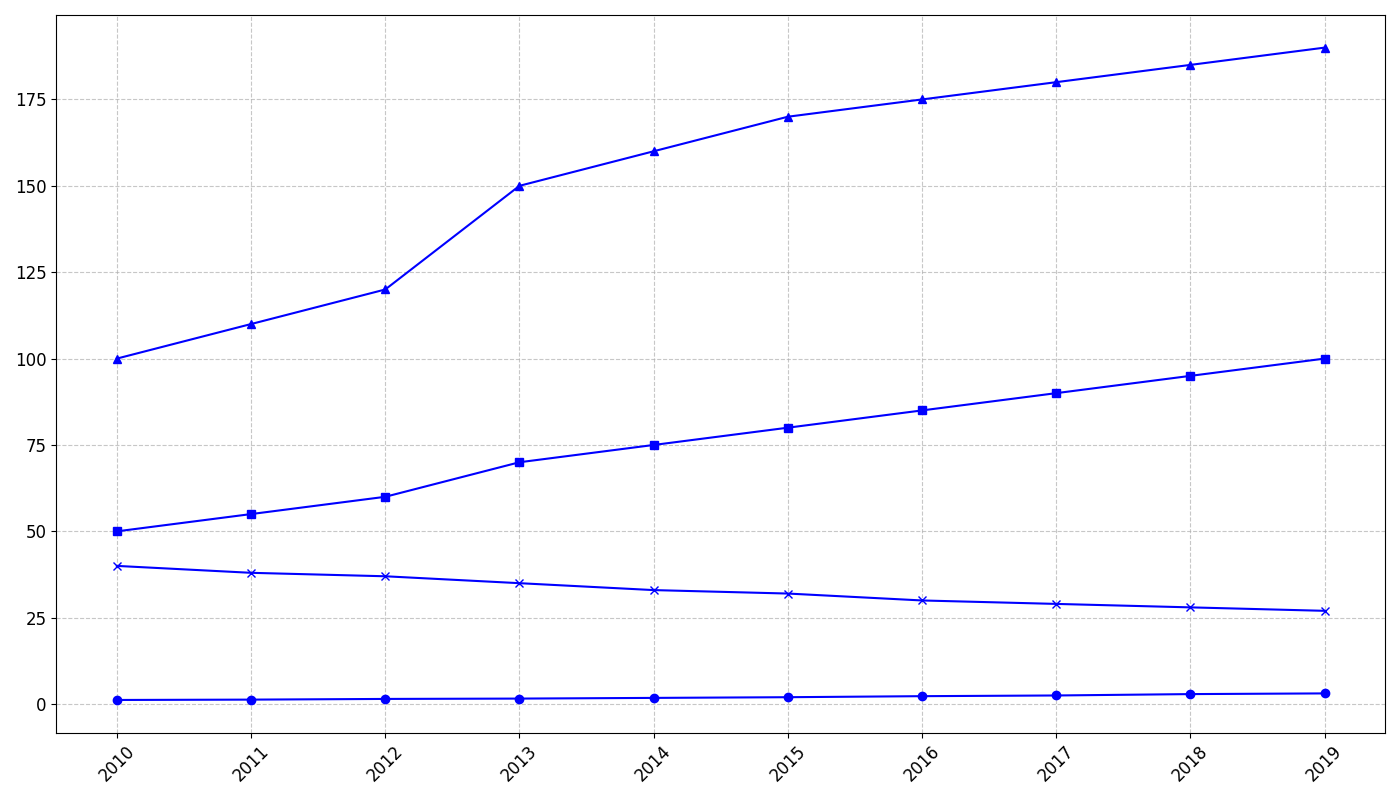

This figure's Python source:
import matplotlib.pyplot as plt
import numpy as np

years = np.arange(2010, 2020)

residential_population = [1.2, 1.3, 1.5, 1.6, 1.8, 2.0, 2.3, 2.5, 2.9, 3.1]
green_space = [50, 55, 60, 70, 75, 80, 85, 90, 95, 100]  # in square kilometers
public_transport_usage = [100, 110, 120, 150, 160, 170, 175, 180, 185, 190]  # in millions of rides/year
average_commute_time = [40, 38, 37, 35, 33, 32, 30, 29, 28, 27]  # in minutes

fig, ax = plt.subplots(figsize=(14, 8))

color = 'b'  # Consistent color applied to all data groups

ax.plot(years, residential_population, marker='o', color=color)
ax.plot(years, green_space, marker='s', color=color)
ax.plot(years, public_transport_usage, marker='^', color=color)
ax.plot(years, average_commute_time, marker='x', color=color)

plt.xticks(years, fontsize=12, rotation=45)
plt.yticks(fontsize=12)
plt.grid(True, linestyle='--', alpha=0.7)
plt.tight_layout()
plt.show()
